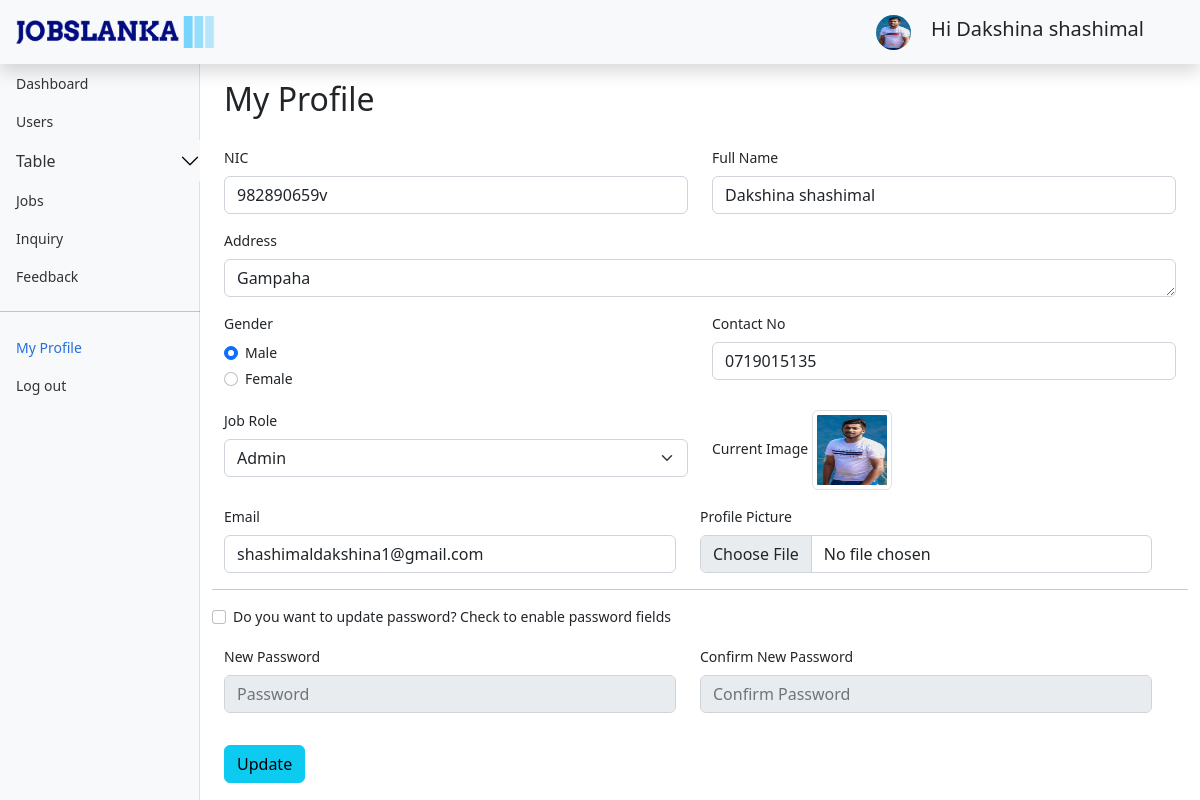
The page /Admin/myprofileA.php (signed in) on the database as committed earlier.
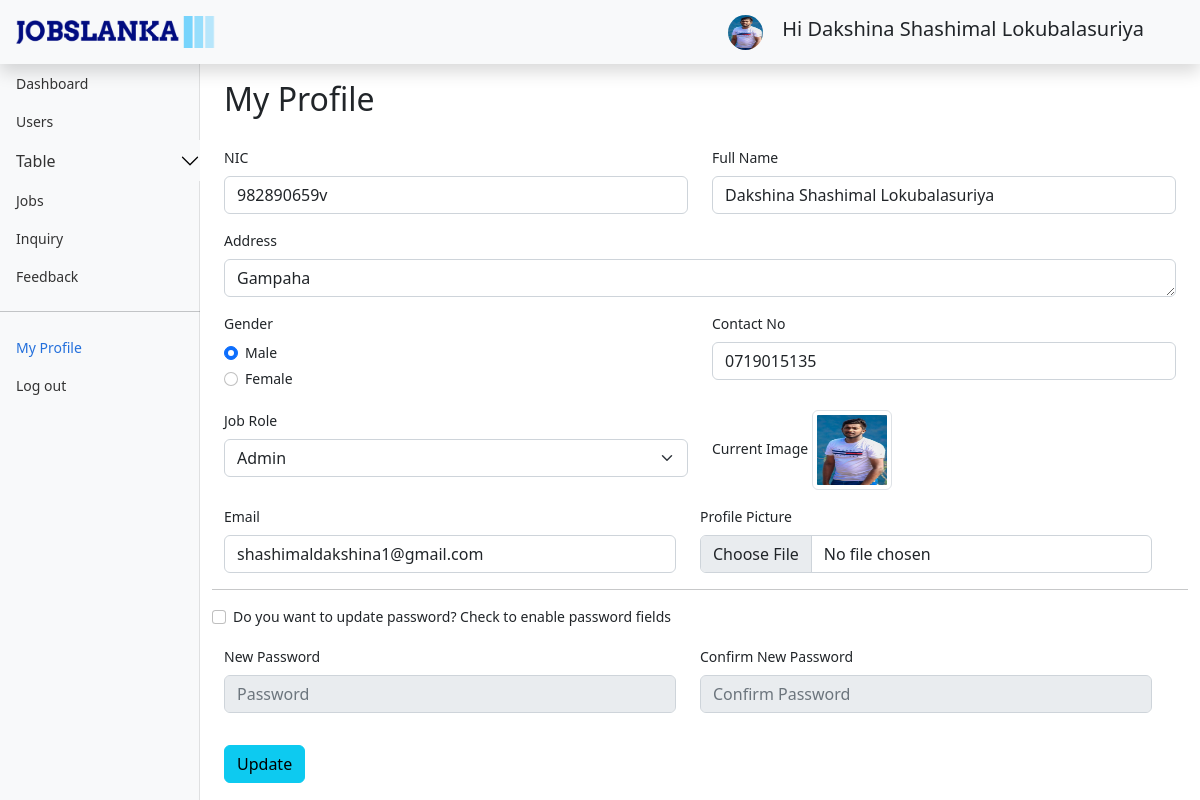
The same page on the database as committed later.
### tables this page shows
CREATE TABLE `staff` (
  `nic` varchar(12) NOT NULL,
  `name` varchar(100) NOT NULL,
  `address` varchar(200) NOT NULL,
  `email` varchar(50) NOT NULL,
  `phone_no` varchar(10) NOT NULL,
  `gender` char(1) NOT NULL,
  `password` varchar(35) NOT NULL,
  `image` text DEFAULT NULL,
  `job_role_id` int(11) NOT NULL,
  `isactive` int(11) NOT NULL
);

### Admin/myProfileA.php (the view, shortened to what the changed rows need)
<?php require "../DBCon.php";
require "../fillCombo.php";
if(isset($_SESSION['userInfo']) && $_SESSION['userInfo']['job_role_id']==1){
    $nic =$_SESSION['userInfo']['nic'] ;
    $sql = "select * from staff where nic='$nic'";
    $result= mysqli_query($con,$sql);
    $row = mysqli_fetch_assoc($result);
?>
<!doctype html>
<html lang="en">
  <head>
    <link href="../assets/css/bootstrap.min.css" rel="stylesheet">
    <link href="..\assets\css\jobslanka.css" rel="stylesheet">
    <link href="..\assets\css\dashboard.css" rel="stylesheet">
    <link href="..\assets\css\bootstrap-table.min.css" rel="stylesheet">
    <link href="..\assets\css\bootstrap-table-sticky-header.css" rel="stylesheet">
    <link rel="stylesheet" href="https://cdn.jsdelivr.net/npm/bootstrap-icons@1.7.2/font/bootstrap-icons.css">
</head>
<body>
<header class="navbar navbar-dark sticky-top bg-light flex-md-nowrap p-0 shadow">
  <a href="..\index.php" class="d-flex align-items-center mb-3 mb-md-0 pv-3 px-3 me-md-auto link-dark text-decoration-none">
                  <img src="..\Images\logo_noBack.png"
                    style="width: 200px;"  class="pb-3 py-3" alt="logo">
        </a>
  <div class="navbar-nav">
    <div class="nav-item text-nowrap mx-5">
    <img src="../Uploads/ProfilePics/<?php echo $_SESSION['userInfo']['image']; ?>" alt="" width="35" height="35" class="rounded-circle me-2">
    <span class=" mx-2 pt-2 lead">Hi <?php echo $_SESSION['userInfo']['name']; ?> </span>
    </div>
  </div>
</header>
<div class="container-fluid">
  <div class="row">
    <nav id="sidebarMenu" class="col-md-3 col-lg-2 d-md-block bg-light sidebar collapse">
      <div class="position-sticky pt-3 sidebar-sticky">
        <ul class="nav flex-column">
          <li class="nav-item ">
            <a class="nav-link " aria-current="page" href="adminDash.php">
              Dashboard
            </a>
          </li>
          <li class="nav-item">
            <a class="nav-link" href="users.php">
              Users
            </a>
          </li>
          <li class="nav-item">
          <div class="accordion"id="ac1" >
            <div class="">
                  <button class="accordion-button collapsed py-0 px-0 bg-light" type="button" data-bs-toggle="collapse" data-bs-target="#collapseOne"
                      aria-expanded="true" aria-controls="collapseOne">
                      <a class="nav-link " href="#">
                        Table
                      </a>
                  </button>
            </div>
          </div>
          </li>
          <li class="nav-item">
            <a class="nav-link" href="jobs.php">
              Jobs
            </a>
          </li>
          <li class="nav-item">
            <a class="nav-link" href="inquiry.php">
              Inquiry
            </a>
          </li>
          <li class="nav-item">
            <a class="nav-link" href="feedback.php">
              Feedback
            </a>
          </li>
          <hr/>
          <li class="nav-item">
            <a class="nav-link active" href="myProfileA.php">
              My Profile
            </a>
          </li>
          <li class="nav-item">
            <a class="nav-link" href="ad-logout.php">
              Log out
            </a>
          </li>
        </ul>
      </div>
    </nav>
    <main class="col-md-9 ms-sm-auto col-lg-10 px-md-4">
    <h1 class="h2 mt-3">My Profile</h1></br>
    <div class="row">
        <div class="modal-content">
            <form method="post" action="" enctype="multipart/form-data" class="needs-validation" novalidate>
            <div class="row ">
                <div class="col-sm-6 mb-3">
                    <label  class="form-label">NIC</label>
                    <input type="text" class="form-control" id="nic" name="nic" placeholder="NIC"  minlength="10" maxlength="12" value="<?php echo $row['nic']; ?>" readonly>
                </div>
                <div class="col-sm-6 mb-3 ">
                    <label  class="form-label">Full Name</label>
                    <input type="text" class="form-control " id="name" name="name" placeholder="Name" value="<?php echo $row['name']; ?>" minlength="3" required>
                </div>
            </div>
            <div class="row ">
                <div class="col-sm-12 mb-3 ">
                    <label  class="form-label">Address</label>
                    <textarea class="form-control" id="address" name="address" rows="1" placeholder="Address" minlength="4" required><?php echo $row['address']; ?></textarea>
                </div>
            </div>
            <div class="row ">
            <div class="col-sm-6 mb-3">
                <label  class="form-label">Gender</label>
                <div class="form-check">
                <input id="gender1" name="gender" type="radio" value="M" <?php echo ($row['gender']=='M')?'checked':'' ?> class="form-check-input" required>
                <label class="form-check-label" >Male</label>
                </div>
                <div class="form-check">
                <input id="gender2" name="gender" type="radio" value="F" <?php echo ($row['gender']=='F')?'checked':'' ?> class="form-check-input" required>
                <label class="form-check-label">Female</label>
                </div>
            </div>
            <div class="col-sm-6 mb-3">
                <label  class="form-label">Contact No</label>
                <input type="tel" class="form-control" id="cno" name="cno" maxlength="10" minlength="10" pattern="^\d{10}$" placeholder="Contact No" value="<?php echo $row['phone_no']; ?>" required>
            </div>
            <div class="col-sm-6 mb-3">
                <label  class="form-label">Job Role</label>
                <select class="form-select" id="jrole" name="jrole" required>
                    <?php getComboValueWithValue("job_role",$row['job_role_id']) ?>
                </select>
            </div>
            <div class="col-6 mb-3">
                <label class="form-label">Current Image</label>
                <img src="../Uploads/ProfilePics/<?php echo $row['image']; ?>" alt="" id ="image" style="width: 80px; height: 80px;" class="img-thumbnail">
            </div>
            <div class="row">
                <div class="col-sm-6 mb-3">
                <label  class="form-label">Email</label>
                <input type="email" class="form-control" id="email" name="email" placeholder="Email" oninput="checkEmail();" value="<?php echo $row['email']; ?>" required>
                </div>
                <div class="col-sm-6 mb-3">
                <label class="form-label">Profile Picture</label>
                <input class="form-control" id="pp" name="pp" type="file" accept="image/png, image/jpeg" onchange="logoValidation('pp')">
                </div>
            </div><hr/>
            <div class="row ">
                <div class="mb-3 form-check">
                <label class="form-check-label" >Do you want to update password? Check to enable password fields </label>
                <input type="checkbox" class="form-check-input " id="activePass" name="activePass" onclick="isActivePass()">
                </div>
            </div>
            <div class="row ">
                <div class="col-sm-6 mb-3">
                <label  class="form-label"> New Password</label>
                <input type="password" class="form-control" id="pw" name="pw" placeholder="Password" value="" minlength="8" disabled oninput="checkPasswordConfirmation('pw','pwc')" required>
                </div>
                <div class="col-sm-6 mb-3">
                <label  class="form-label">Confirm New Password</label>
                <input type="password" class="form-control" id="pwc" name="pwc" placeholder="Confirm Password" minlength="8" disabled oninput="checkPasswordConfirmation('pw','pwc')" value="" required>
                </div>
            </div>
            <div class="my-3">
                <input type="submit" class="btn btn-info" name="updatem"  value="Update"/>
            </div>
            </div>
            </form>
        </div>
    </div>
    </main>
  </div>
  </div>
</body>
</html>
<?php
}else{
    header("location: index.php");
}
?>

Rows that differ between the two databases and show on the page:
changed staff "Gampaha": name "Dakshina shashimal" → "Dakshina Shashimal Lokubalasuriya"
Other text that changed with them:
$_SESSION['userInfo']['name']: "Dakshina shashimal" → "Dakshina Shashimal Lokubalasuriya"
